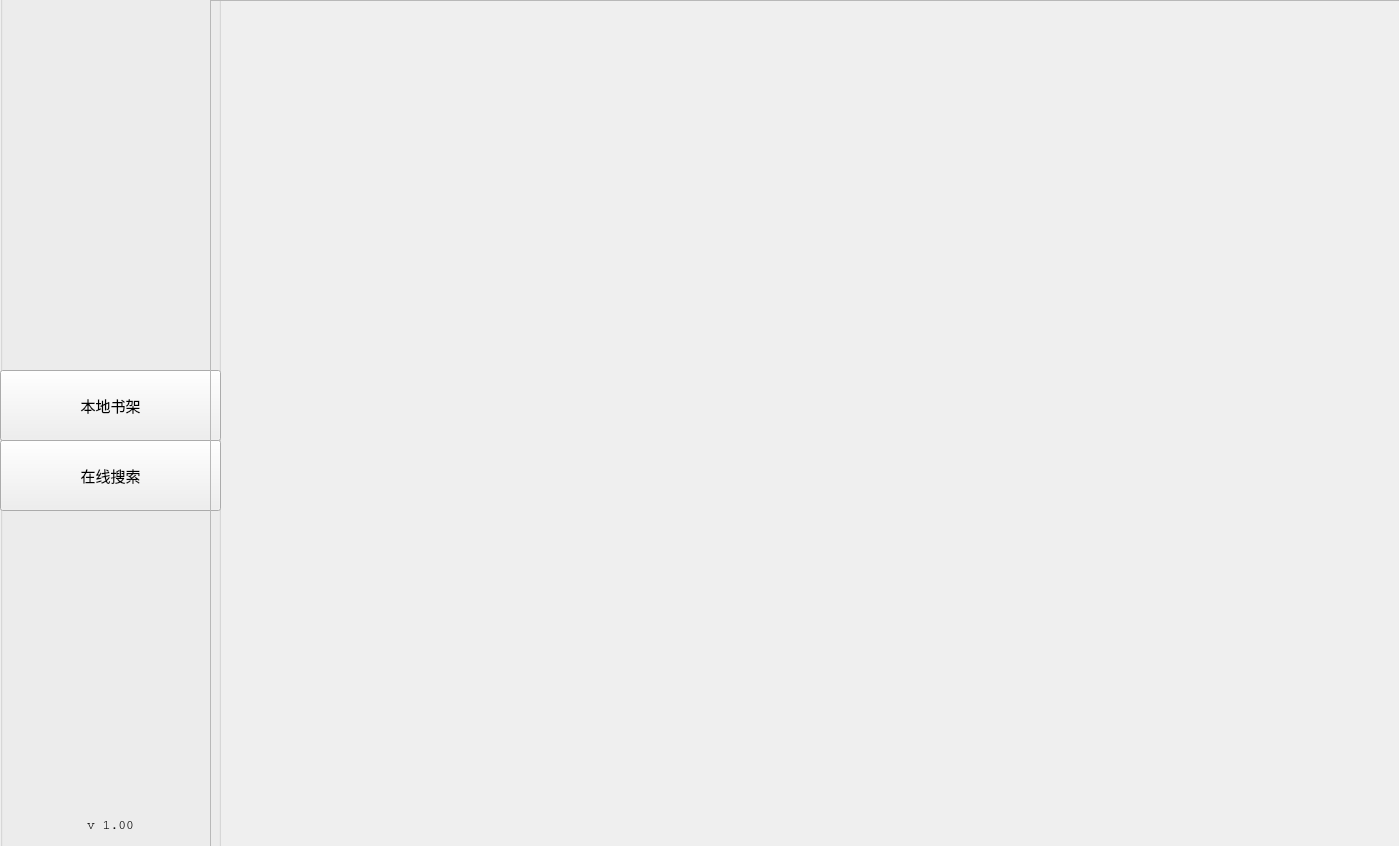
<?xml version="1.0" encoding="UTF-8"?>
<ui version="4.0">
 <class>Form</class>
 <widget class="QWidget" name="Form">
  <property name="geometry">
   <rect>
    <x>0</x>
    <y>0</y>
    <width>1399</width>
    <height>846</height>
   </rect>
  </property>
  <property name="windowTitle">
   <string>動かない大図書館</string>
  </property>
  <widget class="QFrame" name="frame">
   <property name="geometry">
    <rect>
     <x>210</x>
     <y>0</y>
     <width>1191</width>
     <height>851</height>
    </rect>
   </property>
   <property name="frameShape">
    <enum>QFrame::StyledPanel</enum>
   </property>
   <property name="frameShadow">
    <enum>QFrame::Raised</enum>
   </property>
  </widget>
  <widget class="QGroupBox" name="groupBox">
   <property name="geometry">
    <rect>
     <x>0</x>
     <y>-10</y>
     <width>221</width>
     <height>861</height>
    </rect>
   </property>
   <property name="title">
    <string/>
   </property>
   <widget class="QPushButton" name="btn_search">
    <property name="geometry">
     <rect>
      <x>0</x>
      <y>450</y>
      <width>221</width>
      <height>71</height>
     </rect>
    </property>
    <property name="font">
     <font>
      <family>幼圆</family>
      <pointsize>11</pointsize>
     </font>
    </property>
    <property name="text">
     <string>在线搜索</string>
    </property>
   </widget>
   <widget class="QPushButton" name="btn_manage">
    <property name="geometry">
     <rect>
      <x>0</x>
      <y>380</y>
      <width>221</width>
      <height>71</height>
     </rect>
    </property>
    <property name="font">
     <font>
      <family>幼圆</family>
      <pointsize>11</pointsize>
     </font>
    </property>
    <property name="text">
     <string>本地书架</string>
    </property>
   </widget>
   <widget class="QLabel" name="label">
    <property name="geometry">
     <rect>
      <x>0</x>
      <y>30</y>
      <width>201</width>
      <height>331</height>
     </rect>
    </property>
    <property name="text">
     <string/>
    </property>
    <property name="pixmap">
     <pixmap>Patchouli_Knowledge2.jpg.png</pixmap>
    </property>
    <property name="scaledContents">
     <bool>true</bool>
    </property>
   </widget>
   <widget class="QLabel" name="label_2">
    <property name="geometry">
     <rect>
      <x>70</x>
      <y>825</y>
      <width>81</width>
      <height>20</height>
     </rect>
    </property>
    <property name="font">
     <font>
      <family>Courier</family>
      <pointsize>10</pointsize>
     </font>
    </property>
    <property name="text">
     <string>v 1.00</string>
    </property>
    <property name="alignment">
     <set>Qt::AlignCenter</set>
    </property>
   </widget>
  </widget>
  <zorder>groupBox</zorder>
  <zorder>frame</zorder>
 </widget>
 <resources/>
 <connections/>
</ui>
